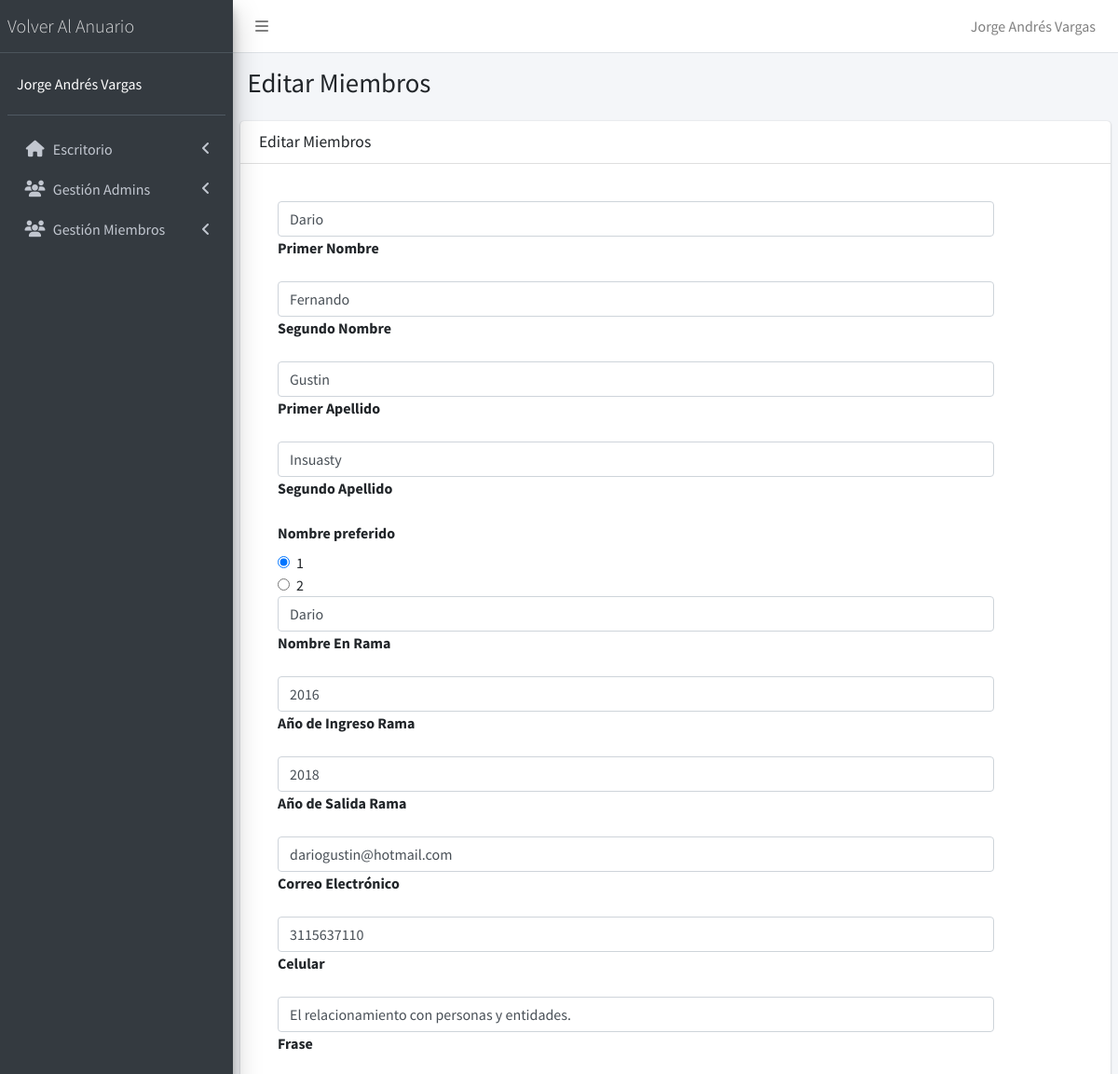
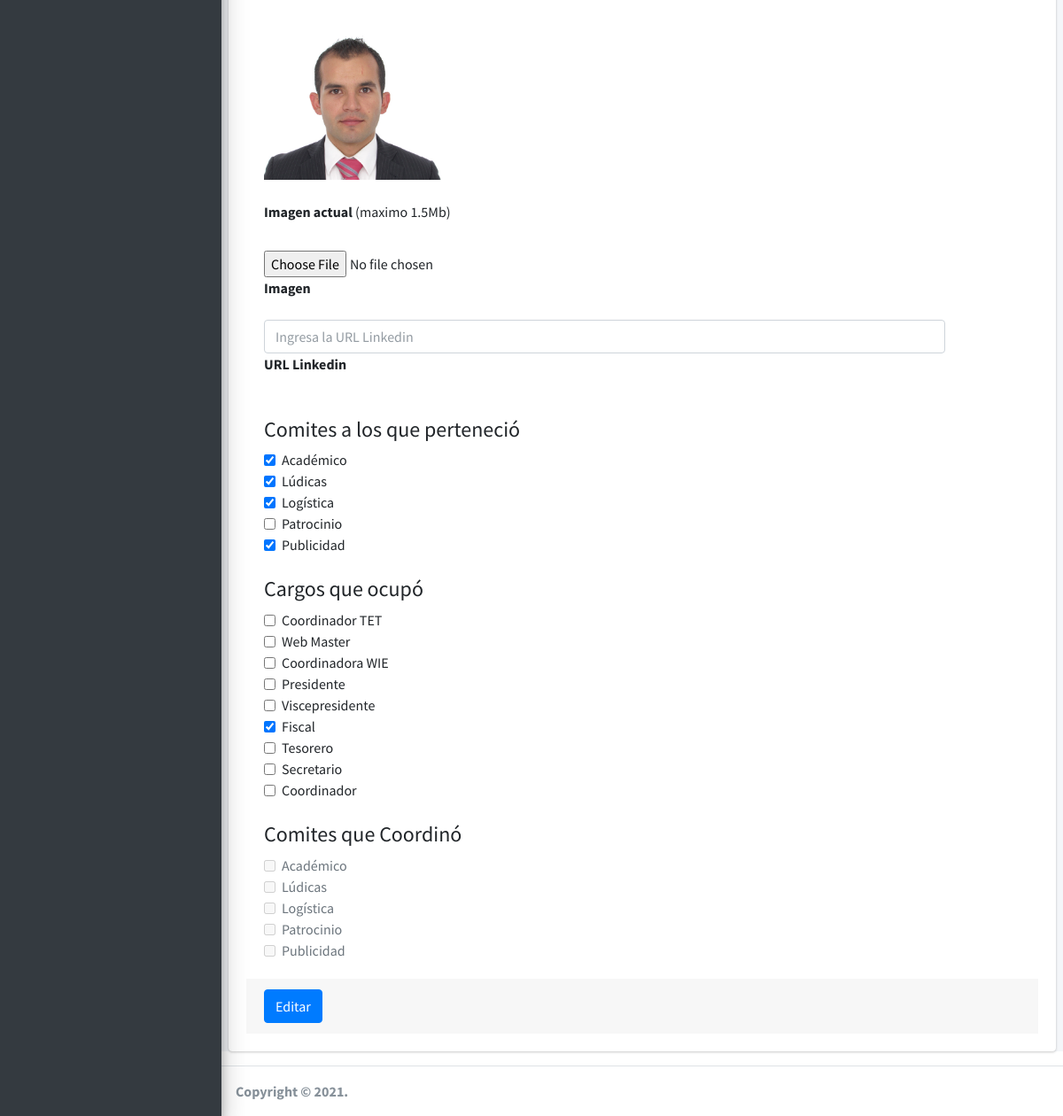
Page /admin/editar-miembro.php?id=2 (signed in) on the committed database (2 pictures, top to bottom).
### tables this page shows
CREATE TABLE `miembros` (
  `id` int(11) NOT NULL,
  `primerNombre` varchar(30) NOT NULL,
  `segundoNombre` varchar(30) DEFAULT NULL,
  `nombrePreferido` tinyint(4) NOT NULL DEFAULT 1,
  `primerApellido` varchar(30) NOT NULL,
  `segundoApellido` varchar(30) DEFAULT NULL,
  `nombreEnRama` varchar(30) NOT NULL,
  `anioIngresoRama` year(4) NOT NULL,
  `anioSalidaRama` year(4) NOT NULL,
  `correo` varchar(100) NOT NULL,
  `celular` varchar(20) NOT NULL,
  `frase` varchar(400) NOT NULL,
  `urlFoto` varchar(400) NOT NULL,
  `urlLinkedin` varchar(400) DEFAULT NULL,
  `estado` int(1) NOT NULL DEFAULT 0,
  `ocupacionActual` varchar(30) DEFAULT NULL,
  `contactos` varchar(400) DEFAULT NULL
);

CREATE TABLE `comites` (
  `id` int(11) NOT NULL,
  `comite` varchar(20) NOT NULL
);

CREATE TABLE `cargos` (
  `id` int(11) NOT NULL,
  `cargo` varchar(20) NOT NULL
);

### admin/funciones/quitar_tildes.php (called while the page is built)
<?php
function quitar_tildes($cadena) {
$no_permitidas= array ("á","é","í","ó","ú","Á","É","Í","Ó","Ú","ñ","À","Ã","Ì","Ò","Ù","Ã™","Ã ","Ã¨","Ã¬","Ã²","Ã¹","ç","Ç","Ã¢","ê","Ã®","Ã´","Ã»","Ã‚","ÃŠ","ÃŽ","Ã”","Ã›","ü","Ã¶","Ã–","Ã¯","Ã¤","«","Ò","Ã","Ã„","Ã‹");
$permitidas= array ("a","e","i","o","u","A","E","I","O","U","n","N","A","E","I","O","U","a","e","i","o","u","c","C","a","e","i","o","u","A","E","I","O","U","u","o","O","i","a","e","U","I","A","E");
$texto = str_replace($no_permitidas, $permitidas ,$cadena);
return $texto;
}
?>

### admin/editar-miembro.php (the view, shortened to what this page needs)
<?php
include "funciones/quitar_tildes.php";
include_once "../connection/db_connection.php";
include_once 'templates/header.php';
include_once 'templates/barra.php';
include_once 'templates/navegacion.php';
$id = $_GET['id'];
?>
<div class="content-wrapper">
  <section class="content-header">
    <div class="container-fluid">
      <div class="row mb-2">
        <div class="col-sm-6">
          <h1>Editar Miembros</h1>
        </div>
      </div>
    </div>
  </section>
  <section class="content">
    <div class="card">
      <div class="card-header">
        <h3 class="card-title">Editar Miembros</h3>
      </div>
      <div class="card-body">
        <?php
        $conn = mysqli_connect($host, $user, $pw, $db);
        $sql = "SELECT * FROM miembros WHERE id = $id";
        $resultado = $conn->query($sql);
        $miembro = $resultado->fetch_assoc();
        $sql1 = "SELECT * FROM comites";
        $array_comites = $conn->query($sql1);
        $sql2 = "SELECT cargo,comite FROM cargos_de_miembros WHERE miembro=$id";
        $resultado2 = $conn->query($sql2);
        $sql3 = "SELECT * FROM cargos";
        $array_cargos = $conn->query($sql3);
        $array_comites_coord = [];
        $array_comites_miembro = [];
        $array_cargos_miembro = [];
        while ($cargos_miembro = $resultado2->fetch_assoc()) {
          if ($cargos_miembro['cargo'] == 10) {
            array_push($array_comites_miembro, $cargos_miembro['comite']);
          }
          array_push($array_cargos_miembro, $cargos_miembro['cargo']);
        }
        ?>
        <form role="form" enctype="multipart/form-data" name="editar-registro-miembro" id="editar-registro-miembro" method="post" action="modelo-miembro.php">
          <div class="card-body">
            <div class="form-group">
              <label for="primerNombre">Primer Nombre</label>
              <input type="text" class="form-control" id="primerNombre" name="primerNombre" placeholder="Ingresa tu Primer Nombre" value="<?php echo $miembro['primerNombre']; ?>" required>
            </div>
            <div class="form-group">
              <label for="segundoNombre">Segundo Nombre</label>
              <input type="text" class="form-control" id="segundoNombre" name="segundoNombre" placeholder="Ingresa tu Segundo Nombre" value="<?php echo $miembro['segundoNombre']; ?>">
            </div>
            <div class="form-group">
              <label for="primerApellido">Primer Apellido</label>
              <input type="text" class="form-control" id="primerApellido" name="primerApellido" placeholder="Ingresa tu Primer Apellido" value="<?php echo $miembro['primerApellido']; ?>" required>
            </div>
            <div class="form-group">
              <label for="segundoApellido">Segundo Apellido</label>
              <input type="text" class="form-control" id="segundoApellido" name="segundoApellido" placeholder="Ingresa tu Segundo Apellido" value="<?php echo $miembro['segundoApellido']; ?>">
            </div>
            <label>Nombre preferido</label>
            <?php
            if ($miembro['nombrePreferido'] == 1) {
            ?>
              <div class="form-check">
                <input type="radio" class="form-check-input" id="nombrePreferido" value=1 name="nombrePreferido" checked>
                <label for="nombrePreferido1" class="form-check-label">1</label>
              </div>
              <div class="form-check">
                <input type="radio" class="form-check-input" id="nombrePreferido" value=2 name="nombrePreferido">
                <label for="nombrePreferido2" class="form-check-label">2</label>
              </div>
            <?php
            }
            ?>
            <div class="form-group">
              <label for="nombreEnRama">Nombre En Rama</label>
              <input type="text" class="form-control" id="nombreEnRama" name="nombreEnRama" placeholder="Ingresa tu Nombre En Rama" value="<?php echo $miembro['nombreEnRama']; ?>" required>
            </div>
            <div class="form-group">
              <label for="anioIngresoRama">Año de Ingreso Rama</label>
              <input type="number" class="form-control" id="anioIngresoRama" name="anioIngresoRama" min="1985" max="<?php echo date("Y"); ?>" value="<?php echo $miembro['anioIngresoRama']; ?>" required>
            </div>
            <div class="form-group">
              <label for="anioSalidaRama">Año de Salida Rama</label>
              <input type="number" class="form-control" id="anioSalidaRama" name="anioSalidaRama" min="1985" max="<?php echo date("Y")+2; ?>" value="<?php echo $miembro['anioSalidaRama']; ?>" required>
            </div>
            <div class="form-group">
              <label for="correo">Correo Electrónico</label>
              <input type="email" class="form-control" id="correo" name="correo" placeholder="Ingresa tu Correo Electronico" value="<?php echo $miembro['correo']; ?>" required>
            </div>
            <div class="form-group">
              <label for="celular">Celular</label>
              <input type="number" class="form-control" id="celular" name="celular" value="<?php echo $miembro['celular']; ?>" required>
            </div>
            <div class="form-group">
              <label for="frase">Frase</label>
              <input type="text" class="form-control" id="frase" name="frase" placeholder="Ingresa tu Frase" value="<?php echo $miembro['frase']; ?>" required>
            </div>
            <div class="form-group">
              <label for="imagen-actual">Imagen actual <span style="font-weight: lighter;">(maximo 1.5Mb)</span></label>
              <br>
              <img src="<?php echo $miembro['urlFoto']; ?>" width="200">
            </div>
            <div class="form-group">
              <label for="imagen-miembro">Imagen</label>
              <div class="input-group">
                <input type="file" id="imagen-miembro" name="imagen-miembro">
              </div>
            </div>
            <div class="form-group">
              <label for="urlLinkedin">URL Linkedin</label>
              <input type="text" class="form-control" id="urlLinkedin" name="urlLinkedin" placeholder="Ingresa la URL Linkedin" value="<?php echo $miembro['urlLinkedin']; ?>">
            </div>
            <br>
            <h4>Comites a los que perteneció</h4>
            <?php
              foreach($array_comites as $comite){
                $comite_format=strtolower(quitar_tildes($comite['comite']));
                ?>
                  <div class="form-check">
                  <input type="checkbox" class="form-check-input" id="<?php echo $comite_format;?>" name="<?php echo $comite_format;?>" value="<?php echo $comite_format;?>" <?php if (in_array($comite['id'], $array_comites_miembro)) {echo "checked";} ?>>
                  <label for="<?php echo $comite_format;?>" class="form-check-label"><?php echo $comite['comite'];?></label>
                  </div>
                <?php
              }
            ?>
            <br>
            <h4>Cargos que ocupó</h4>
            <?php
              foreach($array_cargos as $cargo){
                if($cargo['id'] != 10){
                    $cargo_format=lcfirst(str_replace(' ','', quitar_tildes($cargo['cargo'])));
                ?>
                    <div class="form-check">
                        <input type="checkbox" class="form-check-input" id="<?php echo $cargo_format;?>" name="<?php echo $cargo_format;?>" value="<?php echo $cargo_format;?>" <?php if (in_array($cargo['id'], $array_cargos_miembro)) {echo "checked";} ?> >
                        <label for="<?php echo $cargo_format;?>" class="form-check-label"><?php echo $cargo['cargo']?></label>
                    </div>
                <?php
                }
              }
            ?>
            <br>
            <h4>Comites que Coordinó</h4>
            <?php
              foreach($array_comites as $comite){
                $comite_format=strtolower(quitar_tildes($comite['comite']));
                ?>
                  <div class="form-check">
                    <input type="checkbox" class="form-check-input" id="<?php echo 'coord_'.$comite_format;?>" name="<?php echo 'coord_'.$comite_format;?>" value="<?php echo 'coord'.$comite_format;?>" <?php   if($array_comites_coord){if (in_array($comite['id'], $array_comites_coord)) {echo "checked";}}else{echo 'disabled';} ?>>
                    <label for="<?php echo 'coord_'.$comite_format;?>" class="form-check-label"><?php echo $comite['comite'];?></label>
                  </div>
                <?php
              }
            ?>
          </div>
          <div class="card-footer">
            <button type="submit" class="btn btn-primary">Editar</button>
          </div>
        </form>
      </div>
    </div>
  </section>
</div>
<?php
include_once 'templates/footer.php';
?>

### admin/css/admin.css (style rules this page uses)
.form-group, .form-group .input-group { display: flex; flex-direction: column-reverse; height: fit-content; width: 90%; }
.form-check { display: flex; flex-direction: row; align-items: center; }
.form-check-input { margin-top: 0; }

### rows in the picture
miembros: primerNombre "Dario", segundoNombre "Fernando", primerApellido "Gustin", segundoApellido "Insuasty", nombreEnRama "Dario", anioIngresoRama "2016", anioSalidaRama "2018", correo "dariogustin@hotmail.com", celular "3115637110", frase "El relacionamiento con personas y entidades.", urlFoto (picture)
comites: academico "☑", comite "Académico"
comites: ludicas "☑", comite "Lúdicas"
comites: logistica "☑", comite "Logística"
comites: comite "Patrocinio"
comites: publicidad "☑", comite "Publicidad"
cargos: cargo "Coordinador TET"
cargos: cargo "Web Master"
cargos: cargo "Coordinadora WIE"
cargos: cargo "Presidente"
cargos: cargo "Viscepresidente"
cargos: fiscal "☑", cargo "Fiscal"
cargos: cargo "Tesorero"
cargos: cargo "Secretario"
cargos: cargo "Coordinador"

### other values in the picture
$_SESSION['nombre'] "Jorge Andrés Vargas"
